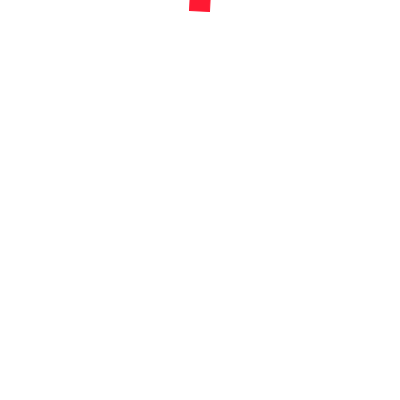
Frame 1 (no input)
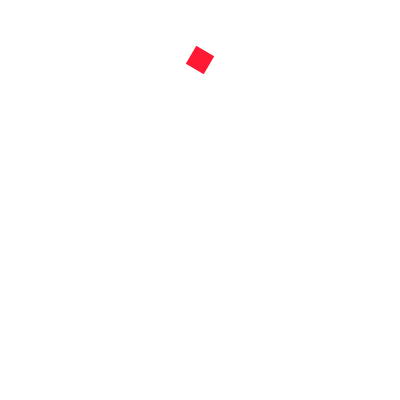
Frame 60 (the mouse pressed at the canvas centre just before this capture)
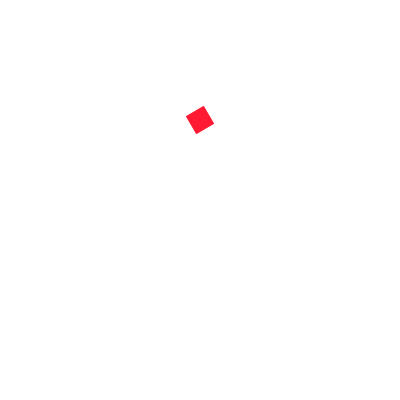
Frame 120 (the mouse held since frame 60 and released just before this capture)

The Processing sketch that drew these frames (run headless with seeded random() and noise(); from frame 60 on, the mouse is pressed at the canvas centre):

// Processing sketch: processing_103058
// ── processing_103058.pde

// Q4
float y; // 正方形の中心の Y 座標値
float rot; // 正方形の回転角度(ラジアン) 
void setup(){
 size(400,400); smooth();
 y = 0;
 rot = 0;
}
void draw(){
 background(255); 
 stroke(255,25,50); 
 fill(255,25,50);
 y = y+1;
 rot = rot+PI/90;
// rot = rot+PI/900;
// rot = rot+PI/9;
 pushMatrix();
   translate( width/2, y); //(a) , (b) 
   rotate( rot ); //(c)
   rectMode(CENTER); // (d) 
   rect(0,0,20,20); 
 popMatrix();
}
